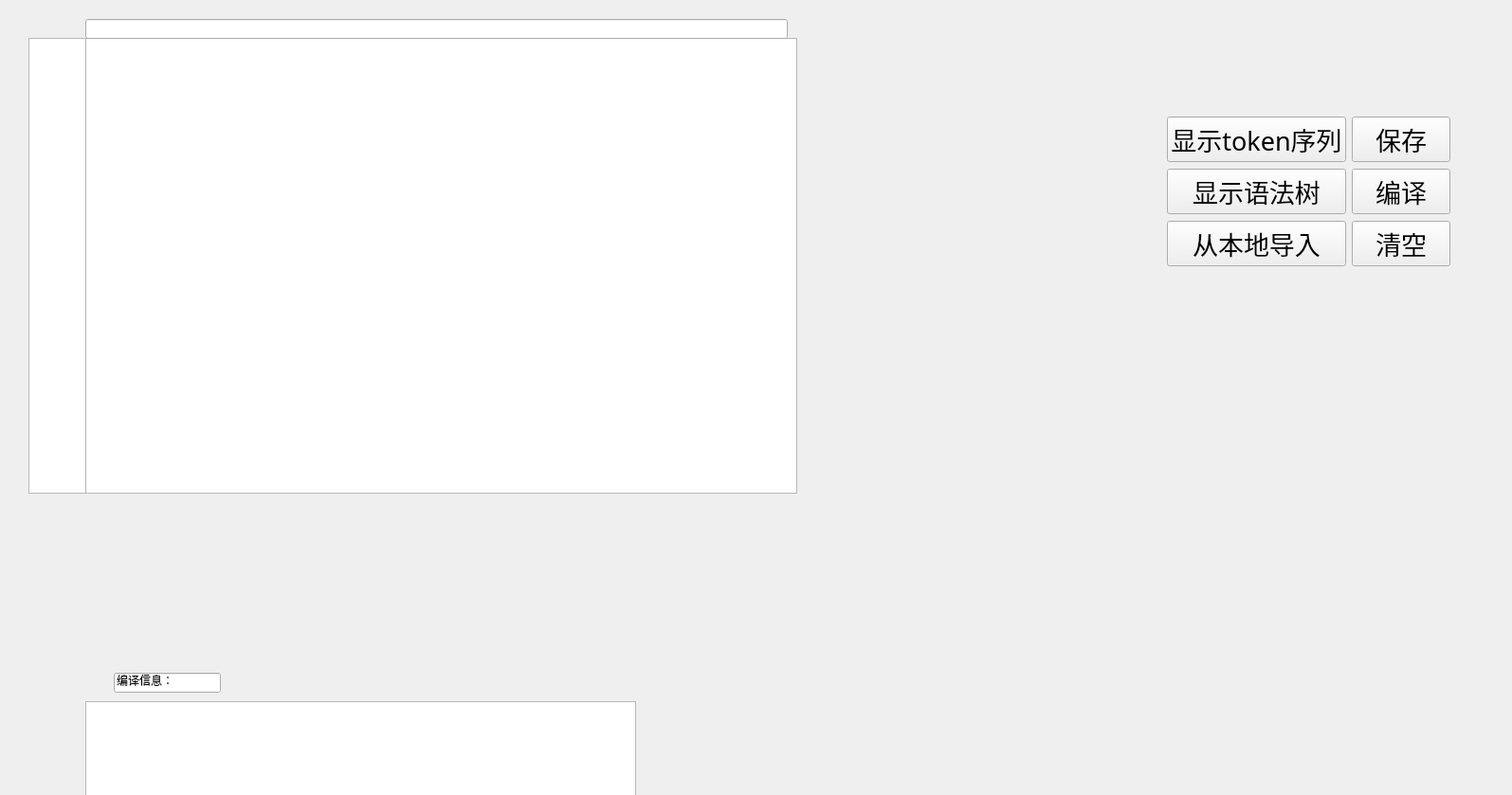
<?xml version="1.0" encoding="UTF-8"?>
<ui version="4.0">
 <class>Widget</class>
 <widget class="QWidget" name="Widget">
  <property name="geometry">
   <rect>
    <x>0</x>
    <y>0</y>
    <width>1595</width>
    <height>839</height>
   </rect>
  </property>
  <property name="windowTitle">
   <string>Widget</string>
  </property>
  <widget class="QTextEdit" name="codeEdit">
   <property name="geometry">
    <rect>
     <x>90</x>
     <y>40</y>
     <width>751</width>
     <height>481</height>
    </rect>
   </property>
   <property name="font">
    <font>
     <family>微软雅黑 Light</family>
     <pointsize>14</pointsize>
    </font>
   </property>
  </widget>
  <widget class="QTextEdit" name="errorEdit">
   <property name="geometry">
    <rect>
     <x>90</x>
     <y>740</y>
     <width>581</width>
     <height>181</height>
    </rect>
   </property>
   <property name="font">
    <font>
     <family>微软雅黑 Light</family>
    </font>
   </property>
  </widget>
  <widget class="QLineEdit" name="lineEdit">
   <property name="geometry">
    <rect>
     <x>120</x>
     <y>710</y>
     <width>113</width>
     <height>21</height>
    </rect>
   </property>
   <property name="text">
    <string>编译信息：</string>
   </property>
  </widget>
  <widget class="QWidget" name="layoutWidget">
   <property name="geometry">
    <rect>
     <x>1231</x>
     <y>122</y>
     <width>299</width>
     <height>163</height>
    </rect>
   </property>
   <layout class="QGridLayout" name="gridLayout">
    <item row="0" column="0">
     <widget class="QPushButton" name="tokenButton">
      <property name="font">
       <font>
        <family>Agency FB</family>
        <pointsize>20</pointsize>
       </font>
      </property>
      <property name="text">
       <string>显示token序列</string>
      </property>
     </widget>
    </item>
    <item row="0" column="1">
     <widget class="QPushButton" name="saveButton">
      <property name="font">
       <font>
        <family>Agency FB</family>
        <pointsize>20</pointsize>
       </font>
      </property>
      <property name="text">
       <string>保存</string>
      </property>
     </widget>
    </item>
    <item row="1" column="0">
     <widget class="QPushButton" name="treeButton">
      <property name="font">
       <font>
        <family>Agency FB</family>
        <pointsize>20</pointsize>
       </font>
      </property>
      <property name="text">
       <string>显示语法树</string>
      </property>
     </widget>
    </item>
    <item row="1" column="1">
     <widget class="QPushButton" name="runButton">
      <property name="font">
       <font>
        <family>Agency FB</family>
        <pointsize>20</pointsize>
       </font>
      </property>
      <property name="text">
       <string>编译</string>
      </property>
     </widget>
    </item>
    <item row="2" column="0">
     <widget class="QPushButton" name="fileButton">
      <property name="font">
       <font>
        <family>Agency FB</family>
        <pointsize>20</pointsize>
       </font>
      </property>
      <property name="text">
       <string>从本地导入</string>
      </property>
     </widget>
    </item>
    <item row="2" column="1">
     <widget class="QPushButton" name="clearallButton">
      <property name="font">
       <font>
        <family>Agency FB</family>
        <pointsize>20</pointsize>
       </font>
      </property>
      <property name="text">
       <string>清空</string>
      </property>
     </widget>
    </item>
   </layout>
  </widget>
  <widget class="QTextEdit" name="linenoEdit">
   <property name="geometry">
    <rect>
     <x>30</x>
     <y>40</y>
     <width>61</width>
     <height>481</height>
    </rect>
   </property>
   <property name="font">
    <font>
     <family>微软雅黑 Light</family>
     <pointsize>14</pointsize>
    </font>
   </property>
  </widget>
  <widget class="QLineEdit" name="filenameEdit">
   <property name="geometry">
    <rect>
     <x>90</x>
     <y>20</y>
     <width>741</width>
     <height>21</height>
    </rect>
   </property>
  </widget>
 </widget>
 <resources/>
 <connections/>
</ui>
